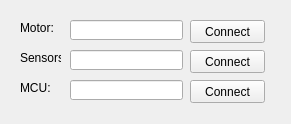
<?xml version="1.0" encoding="UTF-8"?>
<ui version="4.0">
 <class>ConnectionScreen</class>
 <widget class="QWidget" name="ConnectionScreen">
  <property name="geometry">
   <rect>
    <x>0</x>
    <y>0</y>
    <width>291</width>
    <height>124</height>
   </rect>
  </property>
  <property name="windowTitle">
   <string>Form</string>
  </property>
  <widget class="QPushButton" name="ConnectMotor">
   <property name="geometry">
    <rect>
     <x>190</x>
     <y>20</y>
     <width>75</width>
     <height>23</height>
    </rect>
   </property>
   <property name="text">
    <string>Connect</string>
   </property>
  </widget>
  <widget class="QLineEdit" name="MotorPort">
   <property name="geometry">
    <rect>
     <x>70</x>
     <y>20</y>
     <width>113</width>
     <height>20</height>
    </rect>
   </property>
  </widget>
  <widget class="QLabel" name="Motor">
   <property name="geometry">
    <rect>
     <x>20</x>
     <y>20</y>
     <width>41</width>
     <height>16</height>
    </rect>
   </property>
   <property name="text">
    <string>Motor:</string>
   </property>
  </widget>
  <widget class="QLabel" name="Sensor">
   <property name="geometry">
    <rect>
     <x>20</x>
     <y>50</y>
     <width>41</width>
     <height>16</height>
    </rect>
   </property>
   <property name="text">
    <string>Sensors:</string>
   </property>
  </widget>
  <widget class="QLineEdit" name="SensorPort">
   <property name="geometry">
    <rect>
     <x>70</x>
     <y>50</y>
     <width>113</width>
     <height>20</height>
    </rect>
   </property>
  </widget>
  <widget class="QPushButton" name="ConnectSensor">
   <property name="geometry">
    <rect>
     <x>190</x>
     <y>50</y>
     <width>75</width>
     <height>23</height>
    </rect>
   </property>
   <property name="text">
    <string>Connect</string>
   </property>
  </widget>
  <widget class="QPushButton" name="ConnectMcu">
   <property name="geometry">
    <rect>
     <x>190</x>
     <y>80</y>
     <width>75</width>
     <height>23</height>
    </rect>
   </property>
   <property name="text">
    <string>Connect</string>
   </property>
  </widget>
  <widget class="QLineEdit" name="MCUPort">
   <property name="geometry">
    <rect>
     <x>70</x>
     <y>80</y>
     <width>113</width>
     <height>20</height>
    </rect>
   </property>
  </widget>
  <widget class="QLabel" name="label">
   <property name="geometry">
    <rect>
     <x>20</x>
     <y>80</y>
     <width>41</width>
     <height>16</height>
    </rect>
   </property>
   <property name="text">
    <string>MCU:</string>
   </property>
  </widget>
 </widget>
 <resources/>
 <connections>
  <connection>
   <sender>ConnectMotor</sender>
   <signal>released()</signal>
   <receiver>ConnectionScreen</receiver>
   <slot>motor_cb()</slot>
   <hints>
    <hint type="sourcelabel">
     <x>234</x>
     <y>32</y>
    </hint>
    <hint type="destinationlabel">
     <x>279</x>
     <y>28</y>
    </hint>
   </hints>
  </connection>
  <connection>
   <sender>ConnectSensor</sender>
   <signal>released()</signal>
   <receiver>ConnectionScreen</receiver>
   <slot>sensor_cb()</slot>
   <hints>
    <hint type="sourcelabel">
     <x>240</x>
     <y>63</y>
    </hint>
    <hint type="destinationlabel">
     <x>277</x>
     <y>66</y>
    </hint>
   </hints>
  </connection>
  <connection>
   <sender>ConnectMcu</sender>
   <signal>released()</signal>
   <receiver>ConnectionScreen</receiver>
   <slot>MCU_cb()</slot>
   <hints>
    <hint type="sourcelabel">
     <x>228</x>
     <y>85</y>
    </hint>
    <hint type="destinationlabel">
     <x>276</x>
     <y>101</y>
    </hint>
   </hints>
  </connection>
  <connection>
   <sender>MotorPort</sender>
   <signal>returnPressed()</signal>
   <receiver>ConnectionScreen</receiver>
   <slot>motor_cb()</slot>
   <hints>
    <hint type="sourcelabel">
     <x>129</x>
     <y>27</y>
    </hint>
    <hint type="destinationlabel">
     <x>169</x>
     <y>9</y>
    </hint>
   </hints>
  </connection>
  <connection>
   <sender>SensorPort</sender>
   <signal>returnPressed()</signal>
   <receiver>ConnectionScreen</receiver>
   <slot>sensor_cb()</slot>
   <hints>
    <hint type="sourcelabel">
     <x>91</x>
     <y>58</y>
    </hint>
    <hint type="destinationlabel">
     <x>157</x>
     <y>46</y>
    </hint>
   </hints>
  </connection>
  <connection>
   <sender>MCUPort</sender>
   <signal>returnPressed()</signal>
   <receiver>ConnectionScreen</receiver>
   <slot>MCU_cb()</slot>
   <hints>
    <hint type="sourcelabel">
     <x>153</x>
     <y>93</y>
    </hint>
    <hint type="destinationlabel">
     <x>154</x>
     <y>109</y>
    </hint>
   </hints>
  </connection>
 </connections>
 <slots>
  <slot>motor_cb()</slot>
  <slot>sensor_cb()</slot>
  <slot>MCU_cb()</slot>
 </slots>
</ui>
